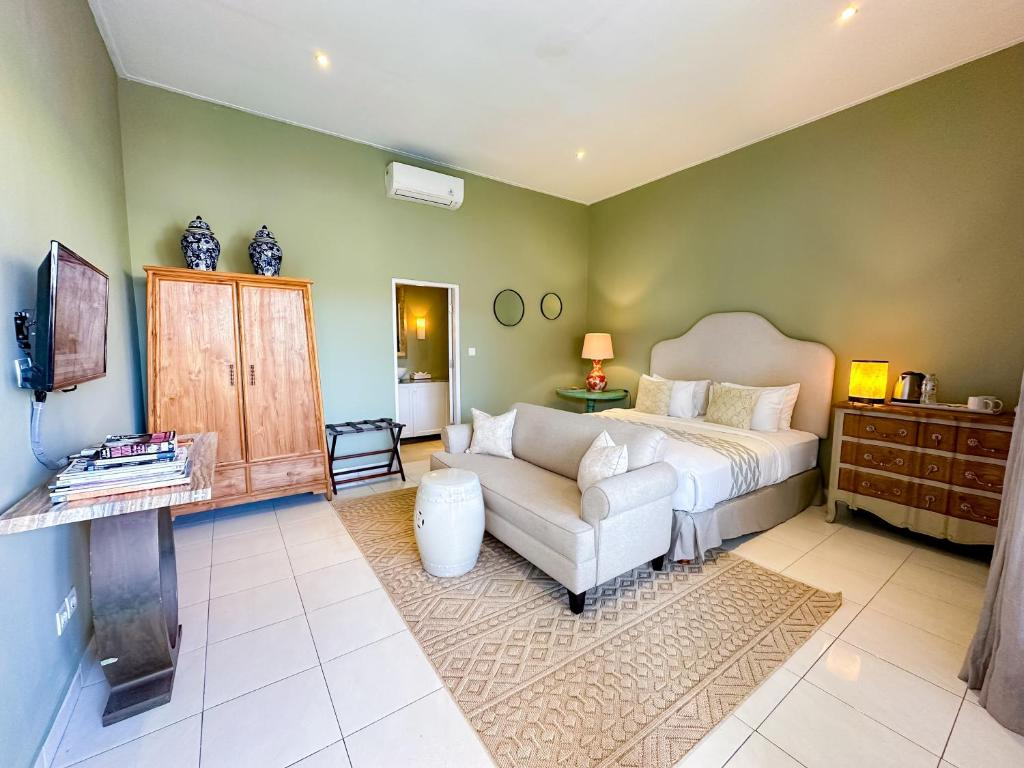
#> input picture Stage_1/images/room.jpg, 1024 x 768 px, found by its file name
$ python task2_image_basics.py
#> lines starting #> are read from the running program, lines starting #| are printed output that depends on the picture; after the words box and inside, x2 and y2 are one past the last pixel; in counts of white or black regions, pixels touching at a corner belong together
import cv2

# ==========================================================
# Stage 1 - Task 2
# Image Basics: Pixels, ROI and Drawing Functions
# ==========================================================

# ----------------------------------------------------------
# 1. Read Image
# ----------------------------------------------------------

image = cv2.imread(r"D:\rwu\rwu jobs\TwinCube\Stage_1\images\room.jpg")
#> image is the input picture: shape (768, 1024, 3); mean B, G, R 151.2, 168.3, 178.2

if image is None:
    print("Error: Could not load image.")
    exit()

# ----------------------------------------------------------
# 2. Image Properties
# ----------------------------------------------------------

print("========== IMAGE INFORMATION ==========")
print(f"Shape      : {image.shape}")
#| Shape      : (768, 1024, 3)
print(f"Height     : {image.shape[0]}")
#| Height     : 768
print(f"Width      : {image.shape[1]}")
#| Width      : 1024
print(f"Channels   : {image.shape[2]}")
#| Channels   : 3
print(f"Data Type  : {image.dtype}")
#| Data Type  : uint8

# ----------------------------------------------------------
# 3. Pixel Access
# ----------------------------------------------------------

pixel = image[767, 1023]
#> pixel = [183, 192, 206]

print("\n========== PIXEL VALUE ==========")
print("Pixel at (767,1023):", pixel)
#| Pixel at (767,1023): [183 192 206]

# Individual color channels

blue = image[100,200,0]
#> blue = 98
green = image[100,200,1]
#> green = 126
red = image[100,200,2]
#> red = 120

print("\n========== COLOR CHANNELS ==========")
print("Blue  :", blue)
#| Blue  : 98
print("Green :", green)
#| Green : 126
print("Red   :", red)
#| Red   : 120

# ----------------------------------------------------------
# 4. Modify Pixel Region
# ----------------------------------------------------------

# Create a black rectangle

image[0:200,200:300] = [0,0,0]
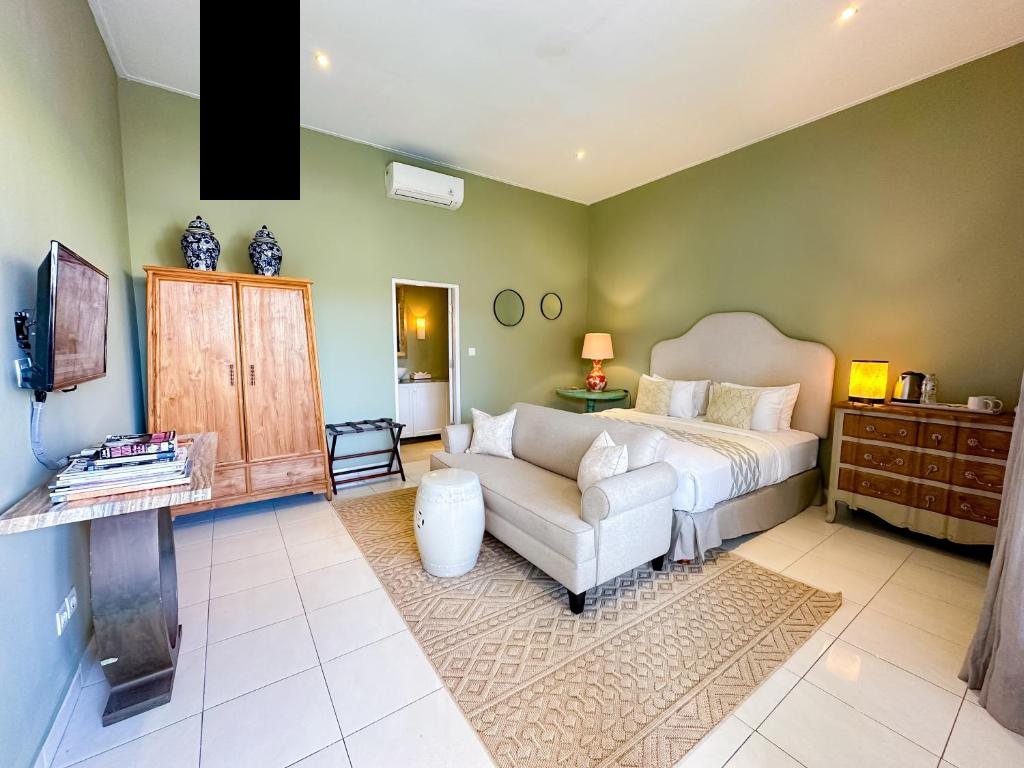
#> image: shape (768, 1024, 3); 2.54% of pixels changed, all inside (x1, y1, x2, y2) = (200, 0, 300, 200)

# ----------------------------------------------------------
# 5. Region of Interest (ROI)
# ----------------------------------------------------------

# Crop wardrobe

wardrobe = image[250:700,150:450]
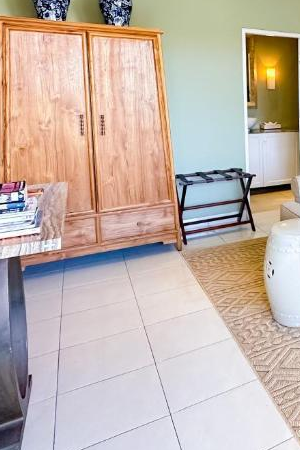
#> wardrobe: shape (450, 300, 3); mean B, G, R 171.3, 180.6, 196

# Uncomment to view ROI
cv2.imshow("Wardrobe", wardrobe)

# ----------------------------------------------------------
# 6. Drawing Functions
# ----------------------------------------------------------

# Blue line

cv2.line(
    image,
    (150,50),
    (450,50),
    (255,0,0),
    3
)

# Blue rectangle

cv2.rectangle(
    image,
    (250,60),
    (350,180),
    (255,0,0),
    3
)

# Green circle

cv2.circle(
    image,
    (180,250),
    50,
    (0,255,0),
    3
)

# Add text

cv2.putText(
    image,
    "Indoor Digital Twin",
    (100,100),
    cv2.FONT_HERSHEY_SIMPLEX,
    1,
    (241,120,40),
    2
)
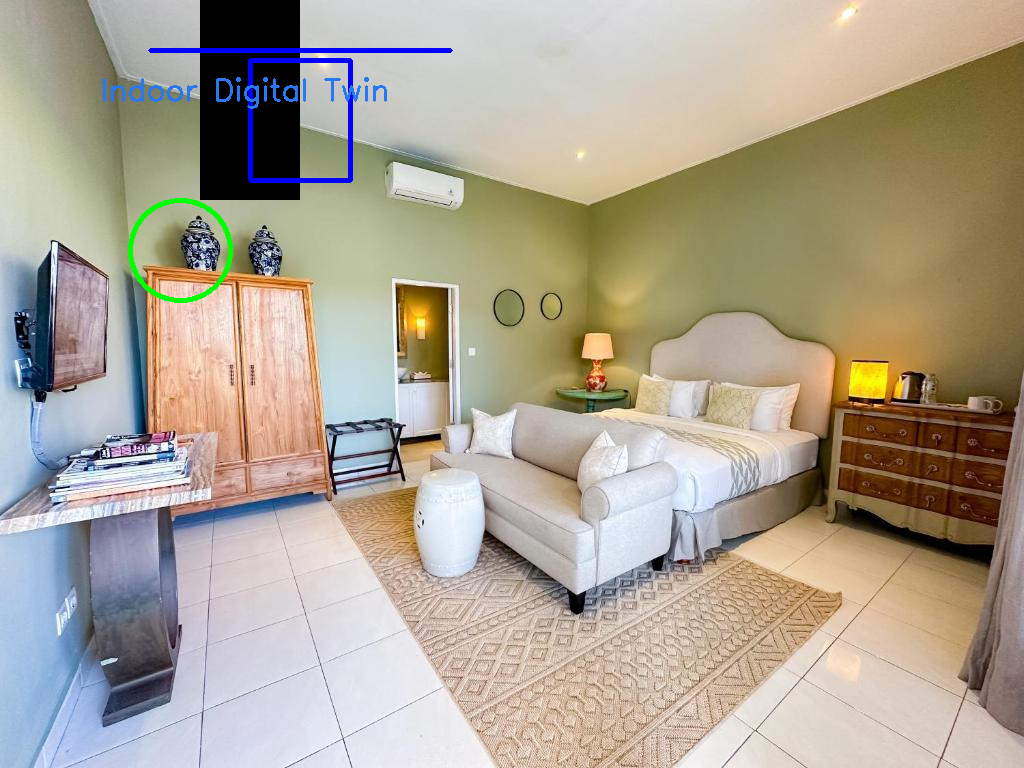
#> image: shape (768, 1024, 3); mean B, G, R 147.9, 163.5, 172.7

# ----------------------------------------------------------
# 7. Save Result
# ----------------------------------------------------------

cv2.imwrite(r"D:\rwu\rwu jobs\TwinCube\Stage_1\results\edited_image.jpg", image)

# ----------------------------------------------------------
# 8. Display Result
# ----------------------------------------------------------

cv2.imshow("Task 2 Output", image)

cv2.waitKey(0)
cv2.destroyAllWindows()
